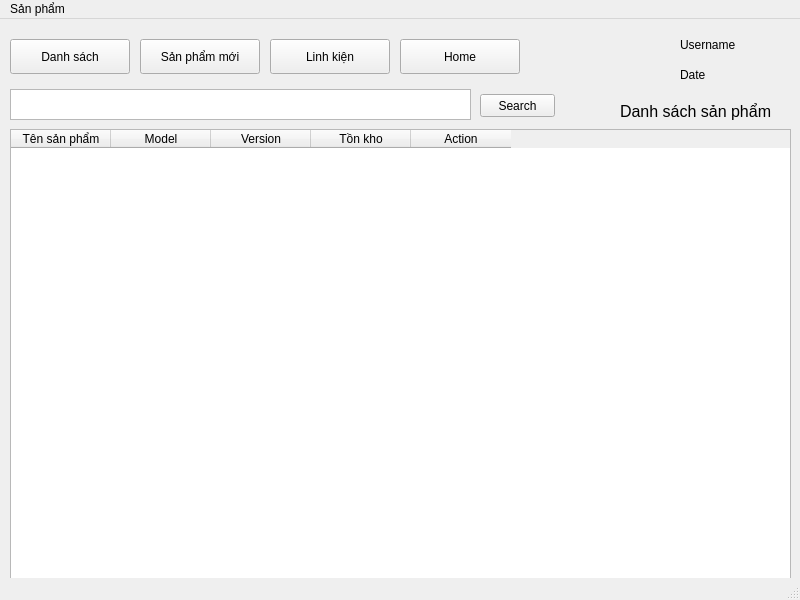
<?xml version="1.0" encoding="UTF-8"?>
<ui version="4.0">
 <class>sanpham</class>
 <widget class="QMainWindow" name="sanpham">
  <property name="geometry">
   <rect>
    <x>0</x>
    <y>0</y>
    <width>800</width>
    <height>600</height>
   </rect>
  </property>
  <property name="windowTitle">
   <string>Sản phẩm</string>
  </property>
  <widget class="QWidget" name="centralwidget">
   <widget class="QPushButton" name="but_danhsach_sp">
    <property name="geometry">
     <rect>
      <x>10</x>
      <y>20</y>
      <width>120</width>
      <height>35</height>
     </rect>
    </property>
    <property name="text">
     <string>Danh sách</string>
    </property>
   </widget>
   <widget class="QPushButton" name="but_sp_moi">
    <property name="geometry">
     <rect>
      <x>140</x>
      <y>20</y>
      <width>120</width>
      <height>35</height>
     </rect>
    </property>
    <property name="text">
     <string>Sản phẩm mới</string>
    </property>
   </widget>
   <widget class="QPushButton" name="but_linhkien1">
    <property name="geometry">
     <rect>
      <x>270</x>
      <y>20</y>
      <width>120</width>
      <height>35</height>
     </rect>
    </property>
    <property name="text">
     <string>Linh kiện</string>
    </property>
   </widget>
   <widget class="QPushButton" name="but_home">
    <property name="geometry">
     <rect>
      <x>400</x>
      <y>20</y>
      <width>120</width>
      <height>35</height>
     </rect>
    </property>
    <property name="text">
     <string>Home</string>
    </property>
   </widget>
   <widget class="QLabel" name="lable_sp">
    <property name="geometry">
     <rect>
      <x>620</x>
      <y>77</y>
      <width>151</width>
      <height>31</height>
     </rect>
    </property>
    <property name="font">
     <font>
      <pointsize>12</pointsize>
     </font>
    </property>
    <property name="text">
     <string>Danh sách sản phẩm</string>
    </property>
   </widget>
   <widget class="QLabel" name="label">
    <property name="geometry">
     <rect>
      <x>680</x>
      <y>10</y>
      <width>111</width>
      <height>31</height>
     </rect>
    </property>
    <property name="text">
     <string>Username</string>
    </property>
   </widget>
   <widget class="QLabel" name="label_2">
    <property name="geometry">
     <rect>
      <x>680</x>
      <y>40</y>
      <width>101</width>
      <height>31</height>
     </rect>
    </property>
    <property name="text">
     <string>Date</string>
    </property>
   </widget>
   <widget class="QTableWidget" name="table_sanpham">
    <property name="geometry">
     <rect>
      <x>10</x>
      <y>110</y>
      <width>781</width>
      <height>461</height>
     </rect>
    </property>
    <column>
     <property name="text">
      <string>Tên sản phẩm</string>
     </property>
    </column>
    <column>
     <property name="text">
      <string>Model</string>
     </property>
    </column>
    <column>
     <property name="text">
      <string>Version</string>
     </property>
    </column>
    <column>
     <property name="text">
      <string>Tồn kho</string>
     </property>
    </column>
    <column>
     <property name="text">
      <string>Action</string>
     </property>
    </column>
   </widget>
   <widget class="QTextEdit" name="text_search_sp">
    <property name="geometry">
     <rect>
      <x>10</x>
      <y>70</y>
      <width>461</width>
      <height>31</height>
     </rect>
    </property>
   </widget>
   <widget class="QPushButton" name="but_search">
    <property name="geometry">
     <rect>
      <x>480</x>
      <y>75</y>
      <width>75</width>
      <height>23</height>
     </rect>
    </property>
    <property name="text">
     <string>Search</string>
    </property>
   </widget>
  </widget>
  <widget class="QMenuBar" name="menubar">
   <property name="geometry">
    <rect>
     <x>0</x>
     <y>0</y>
     <width>800</width>
     <height>21</height>
    </rect>
   </property>
   <widget class="QMenu" name="menuS_n_ph_m">
    <property name="title">
     <string>Sản phẩm</string>
    </property>
    <addaction name="action_sanphammoi"/>
    <addaction name="action_sanpham"/>
    <addaction name="separator"/>
    <addaction name="action_linhkien1"/>
    <addaction name="separator"/>
    <addaction name="actionK_t_th_c"/>
   </widget>
   <addaction name="menuS_n_ph_m"/>
  </widget>
  <widget class="QStatusBar" name="statusbar"/>
  <action name="action_sanphammoi">
   <property name="text">
    <string>Sản phẩm mới</string>
   </property>
  </action>
  <action name="action_sanpham">
   <property name="text">
    <string>Danh sách sản phẩm</string>
   </property>
  </action>
  <action name="action_linhkien1">
   <property name="text">
    <string>Linh kiện</string>
   </property>
  </action>
  <action name="actionK_ho_ch_SX">
   <property name="text">
    <string>Kế hoạch SX</string>
   </property>
  </action>
  <action name="actionL_nh_s_n_xu_t">
   <property name="text">
    <string>Lệnh sản xuất</string>
   </property>
  </action>
  <action name="actionTest_QC">
   <property name="text">
    <string>Test QC</string>
   </property>
  </action>
  <action name="actionNh_p_kho">
   <property name="text">
    <string>Nhập kho</string>
   </property>
  </action>
  <action name="actionXu_t_kho">
   <property name="text">
    <string>Xuất kho</string>
   </property>
  </action>
  <action name="action_t_h_ng_linh_ki_n">
   <property name="text">
    <string>Đặt hàng linh kiện</string>
   </property>
  </action>
  <action name="actionLinh_ki_n_t_n_kho">
   <property name="text">
    <string>Linh kiện tồn kho</string>
   </property>
  </action>
  <action name="actionB_o_gi">
   <property name="text">
    <string>Báo giá</string>
   </property>
  </action>
  <action name="action_n_t_h_ng">
   <property name="text">
    <string>Đơn đặt hàng</string>
   </property>
  </action>
  <action name="actionS_n_ph_m_b_o_h_nh">
   <property name="text">
    <string>Sản phẩm bảo hành</string>
   </property>
  </action>
  <action name="actionDanh_s_ch_kh_ch_h_ng">
   <property name="text">
    <string>Danh sách khách hàng</string>
   </property>
  </action>
  <action name="actionH_ng_d_n_c_i_t">
   <property name="text">
    <string>Hướng dẫn cài đặt</string>
   </property>
  </action>
  <action name="actionH_ng_d_n_s_d_ng">
   <property name="text">
    <string>Hướng dẫn sử dụng</string>
   </property>
  </action>
  <action name="actionUpdate">
   <property name="text">
    <string>Update</string>
   </property>
  </action>
  <action name="actionK_t_th_c">
   <property name="text">
    <string>Kết thúc</string>
   </property>
  </action>
 </widget>
 <resources/>
 <connections/>
</ui>
